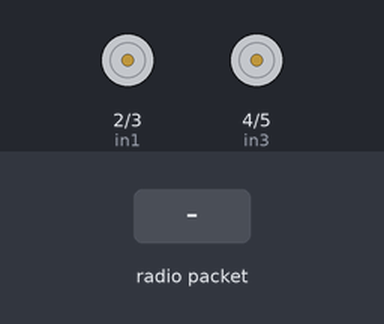
Recording of a sketch running on a simulated Arduino Uno, built with avr-gcc and run on an emulated ATmega328P. On the bench: motor-driver pin pairs drawn as motors (green arrow = first pin HIGH = forward, orange = second pin HIGH = backward, longer = more drive, scaled by the enable pin). The inputs (shaded band) are chosen by the test bench. No radio packets arrive unless stated.

Above: at 1.2 s.
1.3 s: radio packet "B" arrives
At 2.5 s:
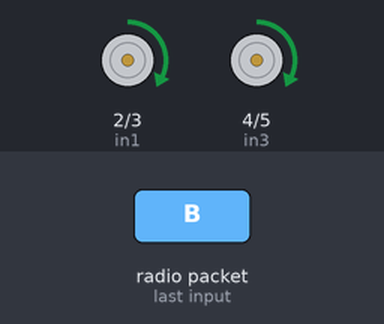
2.8 s: radio packet "C" arrives
At 3.6 s:
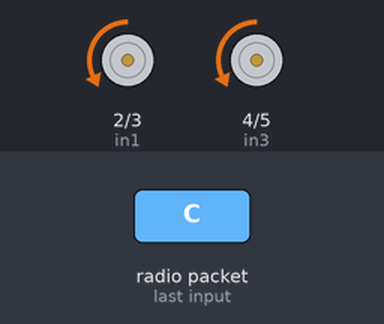
4.3 s: radio packet "D" arrives
At 4.8 s:
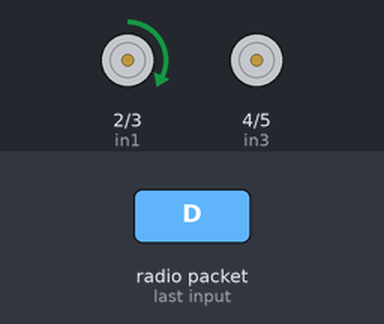
5.8 s: radio packet "E" arrives
At 7.1 s:
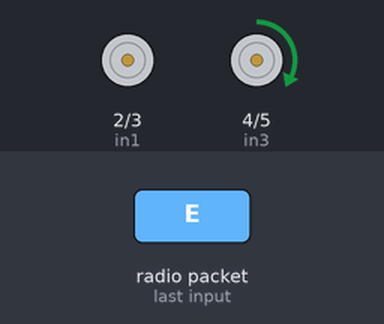
Timing chart, 0 to 8.3 s (numbered marks = the images above; inputs shaded):
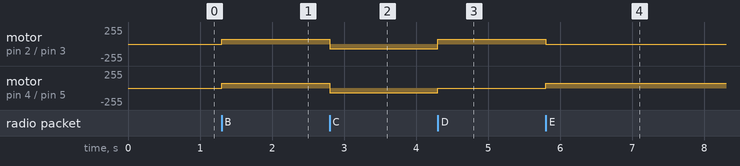

Measured:
- after the input at 1.3 s, motor on pin 2 (in1) / pin 3 (in2), motor on pin 4 (in3) / pin 5 (in4): stopped → forward 70/255 at once
- after the input at 2.8 s, motor on pin 2 (in1) / pin 3 (in2), motor on pin 4 (in3) / pin 5 (in4): forward 70/255 → backward 70/255 at once
- after the input at 4.3 s, motor on pin 2 (in1) / pin 3 (in2): backward 70/255 → forward 70/255 at once; motor on pin 4 (in3) / pin 5 (in4): backward 70/255 → stopped at once
- after the input at 5.8 s, motor on pin 2 (in1) / pin 3 (in2): forward 70/255 → stopped at once; motor on pin 4 (in3) / pin 5 (in4): stopped → forward 70/255 at once

The sketch:

kutahyaprojesi_ALICI_V1.0.ino
```cpp
#include <VirtualWire.h>
// motor one SAĞ MOTOR
int enA = 6;
int in1 = 2;
int in2 = 3;
// motor two SOL MOTOR
int enB = 11;
int in3 = 4;
int in4 = 5;
const int datain = 12;
int hiz=70;
char c;
void setup()
{
    //Serial.begin(9600);
    vw_set_ptt_inverted(true);
    vw_set_rx_pin(datain);
    vw_setup(4000);
    pinMode(enA, OUTPUT);
    pinMode(enB, OUTPUT);
    pinMode(in1, OUTPUT);
    pinMode(in2, OUTPUT);
    pinMode(in3, OUTPUT);
    pinMode(in4, OUTPUT);
    vw_rx_start();
}
void sola_don()
{
        // SAĞ MOTOR İLERİ
       digitalWrite(in1,HIGH);
       digitalWrite(in2,LOW);
       // SOL MOTOR DUR
       digitalWrite(in3,LOW);
       digitalWrite(in4,LOW);
       analogWrite(enA,hiz);    //arac sola dönecek .elin sola yatık olma durumu
       analogWrite(enB,0);
}
void saga_don()
{
       // SAĞ MOTOR DUR
       digitalWrite(in1,LOW);
       digitalWrite(in2,LOW);
       // SOL MOTOR İLERİ
       digitalWrite(in3,HIGH);
       digitalWrite(in4,LOW);
       analogWrite(enA,0);    //arac sola dönecek .elin sola yatık olma durumu
       analogWrite(enB,hiz);
}
void ileri_git()
{
      // SAĞ MOTOR İLERİ
       digitalWrite(in1,HIGH);
       digitalWrite(in2,LOW);
       // SOL MOTOR İLERİ
       digitalWrite(in3,HIGH);
       digitalWrite(in4,LOW);
       analogWrite(enA,hiz);    //arac sola dönecek .elin sola yatık olma durumu
       analogWrite(enB,hiz);
}
void geri_git()
{
  // SAĞ MOTOR GERİ
       digitalWrite(in1,LOW);
       digitalWrite(in2,HIGH);
       // SOL MOTOR GERİ
       digitalWrite(in3,LOW);
       digitalWrite(in4,HIGH);
       analogWrite(enA,hiz);    //arac sola dönecek .elin sola yatık olma durumu
       analogWrite(enB,hiz);
}
void dur()
{
  // SAĞ MOTOR DUR
       digitalWrite(in1,LOW);
       digitalWrite(in2,LOW);
       // SOL MOTOR DUR
       digitalWrite(in3,LOW);
       digitalWrite(in4,LOW);
       analogWrite(enA,0);    //arac sola dönecek .elin sola yatık olma durumu
       analogWrite(enB,0);
}
void loop()
{
    uint8_t buf[VW_MAX_MESSAGE_LEN];
    uint8_t buflen = VW_MAX_MESSAGE_LEN;
     //vw_get_message(buf,&buflen);
     //Serial.println(buf[0]);
    if (vw_get_message(buf,&buflen))
    {
       c=char(buf[0]);


          //Serial.println(c);
    }
           if(String(c)=="B") // B bilgisi geldi ise el aşağıya
          {
            ileri_git();
          }
        else if(String(c)=="C") // C bilgisi geldi ise el yukarıya
          {
            geri_git();
          }
        else if(String(c)=="D") // D bilgisi geldi ise el sola yattı
          {
            sola_don();
          }
          else if(String(c)=="E") // E bilgisi geldi ise el sağa yattı
          {
            saga_don();
          }
        else
        {
          dur();
        }
}
```
